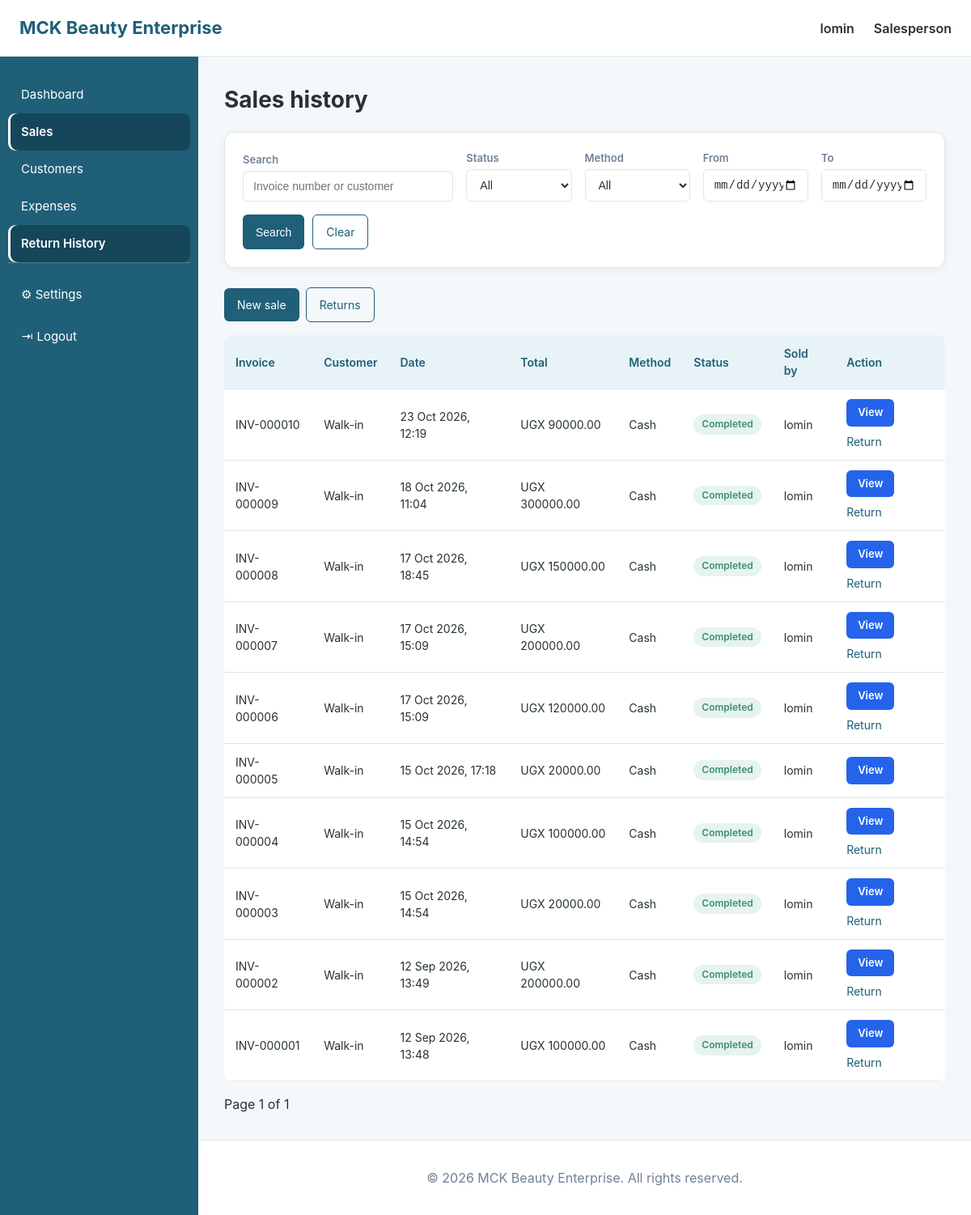
The page /sales/history/ (signed in) on the database its author committed.
### accounts/models.py (models this page shows, shortened)
class User(AbstractUser):
    phone = models.CharField(max_length=20, blank=True)
    role = models.ForeignKey(
        Role,
        on_delete=models.SET_NULL,
        null=True,
        blank=True,
        related_name="users",
    )
    created_at = models.DateTimeField(auto_now_add=True)
    def __str__(self):
        return self.username

class Role(models.Model):
    name = models.CharField(max_length=50, unique=True)
    description = models.TextField(blank=True)
    created_at = models.DateTimeField(auto_now_add=True)

### sales/models.py (models this page shows, shortened)
class Sale(models.Model):
    PAYMENT_METHODS = (
        ("CASH", "Cash"),
        ("MOBILE_MONEY", "Mobile Money"),
        ("CARD", "Card"),
        ("BANK", "Bank"),
    )
    class Status(models.TextChoices):
        DRAFT = 'DRAFT', 'Draft'
        COMPLETED = 'COMPLETED', 'Completed'
        CANCELLED = 'CANCELLED', 'Cancelled'
        REFUNDED = 'REFUNDED', 'Refunded'
    status = models.CharField(
        max_length=20,
        choices=Status.choices,
        default=Status.DRAFT,
    )
    customer = models.ForeignKey(
        Customer,
        on_delete=models.SET_NULL,
        null=True,
        blank=True,
        related_name="sales"
        )
    invoice_number = models.CharField(max_length=50, unique=True)
    sale_date = models.DateTimeField(auto_now_add=True)
    subtotal = models.DecimalField(max_digits=12, decimal_places=2, default=0)
    discount = models.DecimalField(max_digits=10, decimal_places=2, default=0)
    tax = models.DecimalField(max_digits=10, decimal_places=2, default=0)
    total_amount = models.DecimalField(max_digits=12, decimal_places=2, default=0)
    paid_amount = models.DecimalField(max_digits=12, decimal_places=2, default=0)
    balance = models.DecimalField(max_digits=12, decimal_places=2, default=0)
    payment_method = models.CharField(max_length=20, choices=PAYMENT_METHODS, default="CASH")
    created_by = models.ForeignKey(User, on_delete=models.SET_NULL, null=True, related_name="sales_created")

### sales/views.py (the view)
# urls.py: path("history/", views.sales_history, name="sales_history"),
@login_required
def sales_history(request):
    sales = (
        Sale.objects.select_related("customer", "created_by")
        .prefetch_related("items__product")
        .order_by("-sale_date")
    )
    search = request.GET.get("search", "").strip()
    if search:
        sales = sales.filter(
            Q(invoice_number__icontains=search) | Q(customer__name__icontains=search)
        )
    status = request.GET.get("status", "")
    if status:
        sales = sales.filter(status=status)
    payment_method = request.GET.get("payment_method", "")
    if payment_method:
        sales = sales.filter(payment_method=payment_method)
    date_from_raw = request.GET.get("date_from", "")
    date_to_raw = request.GET.get("date_to", "")
    date_from = parse_date_or_none(date_from_raw)
    date_to = parse_date_or_none(date_to_raw)
    if date_from:
        sales = sales.filter(sale_date__date__gte=date_from)
    if date_to:
        sales = sales.filter(sale_date__date__lte=date_to)
    page_obj = Paginator(sales, 20).get_page(request.GET.get("page"))
    for sale in page_obj:
        sale.item_rows = list(sale.items.all())
    attach_return_quantities([item for sale in page_obj for item in sale.item_rows])
    is_salesperson = _role_name(request.user) == "salesperson"
    for sale in page_obj:
        sale.can_return = (
            is_salesperson
            and sale.created_by_id == request.user.id
            and sale.status == Sale.Status.COMPLETED
            and any(item.available_qty > 0 for item in sale.item_rows)
        )
    return render(
        request,
        "sales/sales_history.html",
        {
            "sales": page_obj,
            "search": search,
            "selected_status": status,
            "selected_payment_method": payment_method,
            "status_choices": Sale.Status.choices,
            "payment_choices": Sale.PAYMENT_METHODS,
            "date_from": date_from_raw,
            "date_to": date_to_raw,
        },
    )

### core/utils.py (called while the page is built)
def parse_date_or_none(value):
    if not value:
        return None
    try:
        return datetime.strptime(value.strip(), "%Y-%m-%d").date()
    except (ValueError, AttributeError):
        return None

### notifications/context_processors.py (called while the page is built)
def unread_notifications(request):
    user = getattr(request, "user", None)
    if user is not None and user.is_authenticated:
        return {
            "unread_notifications_count": Notification.objects.filter(
                recipient=user, is_read=False
            ).count()
        }
    return {"unread_notifications_count": 0}

### sales/returns.py (called while the page is built)
def attach_return_quantities(sale_items):
    sale_items = list(sale_items)
    rows = (
        SaleReturnItem.objects
        .filter(sale_item__in=sale_items, sale_return__status__in=ACTIVE_STATUSES)
        .values("sale_item_id", "sale_return__status")
        .annotate(total=Sum("quantity"))
    )
    returned, pending = {}, {}
    for row in rows:
        bucket = returned if row["sale_return__status"] == SaleReturn.Status.COMPLETED else pending
        key = row["sale_item_id"]
        bucket[key] = bucket.get(key, 0) + row["total"]
    for item in sale_items:
        item.returned_qty = returned.get(item.id, 0)
        item.pending_qty = pending.get(item.id, 0)
        item.available_qty = item.quantity - item.returned_qty - item.pending_qty
    return sale_items

### sales/views.py (called while the page is built)
def _role_name(user):
    role = getattr(user, "role", None)
    return (getattr(role, "name", "") or "").lower()

### templates/sales/sales_history.html (shortened to what this page needs)
{% extends "base.html" %}
{% block content %}
<h1>Sales history</h1>
<div class="dashboard-card" style="margin-bottom: var(--space-lg);">
    <form method="get" class="sales-filter">
        <div class="sales-filter-fields">
            <div class="filter-search">
                <label>Search</label>
                <input type="text" name="search" value="{{ search }}" placeholder="Invoice number or customer">
            </div>
            <div class="filter-field">
                <label>Status</label>
                <select name="status">
                    <option value="">All</option>
                </select>
            </div>
            <div class="filter-field">
                <label>Method</label>
                <select name="payment_method">
                    <option value="">All</option>
                </select>
            </div>
            <div class="filter-field">
                <label>From</label>
                <input type="date" name="date_from" value="{{ date_from }}">
            </div>
            <div class="filter-field">
                <label>To</label>
                <input type="date" name="date_to" value="{{ date_to }}">
            </div>
        </div>
        <div class="sales-filter-actions">
            <button type="submit">Search</button>
            <a class="btn btn-outline" href="{% url 'sales:sales_history' %}">Clear</a>
        </div>
    </form>
</div>
<div class="action-buttons" style="margin-bottom: var(--space-md);">
    <a class="btn" href="{% url 'sales:create_sale' %}">New sale</a>
    <a class="btn btn-outline" href="{% url 'sales:return_history' %}">Returns</a>
</div>
<table>
    <thead>
        <tr>
            <th>Invoice</th>
            <th>Customer</th>
            <th>Date</th>
            <th>Total</th>
            <th>Method</th>
            <th>Status</th>
            <th>Sold by</th>
            <th>Action</th>
        </tr>
    </thead>
    <tbody>
        {% for sale in sales %}
        <tr>
            <td>{{ sale.invoice_number }}</td>
            <td>{{ sale.customer|default:"Walk-in" }}</td>
            <td>{{ sale.sale_date|date:"d M Y, H:i" }}</td>
            <td>UGX {{ sale.total_amount|floatformat:2 }}</td>
            <td>{{ sale.get_payment_method_display }}</td>
            <td>
                {% if sale.status == "COMPLETED" %}<span class="badge badge-success">Completed</span>
                {% elif sale.status == "REFUNDED" %}<span class="badge badge-muted">Refunded</span>
                {% elif sale.status == "CANCELLED" %}<span class="badge badge-danger">Cancelled</span>
                {% else %}<span class="badge badge-warning">{{ sale.get_status_display }}</span>{% endif %}
            </td>
            <td>{{ sale.created_by|default:"-" }}</td>
            <td>
                <div class="action-buttons">
                    <a class="action-btn action-view" href="{% url 'sales:sale_detail' sale.pk %}">View</a>
                    {% if sale.can_return %}
                    <a class="action-btn action-edit" href="{% url 'sales:create_return' sale.pk %}">Return</a>
                    {% endif %}
                </div>
            </td>
        </tr>
        {% empty %}
        <tr><td colspan="8">No sales found.</td></tr>
        {% endfor %}
    </tbody>
</table>
<div class="action-buttons" style="margin-top: var(--space-md); align-items: center;">
    <span>Page {{ sales.number }} of {{ sales.paginator.num_pages }}</span>
</div>
{% endblock %}

### templates/base.html (shortened to what this page needs)
{% load static %}
<!DOCTYPE html>
<html lang="en">
<head>
    <link rel="stylesheet"
          href="{% static 'css/dashboard.css' %}">
</head>
<body>
<header class="navbar">
    <div class="navbar-left">
        <span class="brand">
            MCK Beauty Enterprise
        </span>
    </div>
    <div class="navbar-right">
        {% if user.is_authenticated %}
            <span class="user-name">
                {{ user.username }}
            </span>
            {% if user.role %}
                <span class="user-role">
                    {{ user.role.name }}
                </span>
            {% endif %}
        {% else %}
            <a href="{% url 'accounts:login' %}">
                Login
            </a>
        {% endif %}
    </div>
</header>
<div class="layout">
{% if user.is_authenticated %}
<aside class="sidebar">
    <nav>
        <a href="{% url 'dashboard:dashboard' %}"
           class="{% if request.resolver_match.app_name == 'dashboard' %}active{% endif %}">
            <span>
                Dashboard
            </span>
        </a>
        {% if user.role and user.role.name == "Administrator" %}
            <a href="{% url 'sales:sales_history' %}"
               class="{% if request.resolver_match.url_name == 'sales_history' %}active{% endif %}">
                <span>
                    Sales
                </span>
            </a>
            <a href="{% url 'inventory:view_inventory' %}"
               class="{% if request.resolver_match.app_name == 'inventory' %}active{% endif %}">
                <span>
                    Inventory
                </span>
            </a>
            <a href="{% url 'purchase:view_purchase' %}"
               class="{% if request.resolver_match.app_name == 'purchase' %}active{% endif %}">
                <span>
                    Purchases
                </span>
            </a>
            <a href="{% url 'customers:customer_list' %}"
               class="{% if request.resolver_match.app_name == 'customers' %}active{% endif %}">
                <span>
                    Customers
                </span>
            </a>
            <a href="{% url 'suppliers:supplier_list' %}"
               class="{% if request.resolver_match.app_name == 'suppliers' %}active{% endif %}">
                <span>
                    Suppliers
                </span>
            </a>
            <a href="{% url 'employees:employee_list' %}"
               class="{% if request.resolver_match.app_name == 'employees' %}active{% endif %}">
                <span>
                    Employees
                </span>
            </a>
            <a href="{% url 'reports:dashboard' %}"
               class="{% if request.resolver_match.app_name == 'reports' %}active{% endif %}">
                <span>
                    Reports
                </span>
            </a>
            <a href="{% url 'accounts:user_list' %}"
               class="{% if request.resolver_match.url_name == 'user_list' %}active{% endif %}">
                <span>
                    Users
                </span>
            </a>
        <!-- =================================================
             MANAGER
             ================================================= -->
        {% elif user.role and user.role.name == "Salesperson" %}
            <a href="{% url 'sales:create_sale' %}"
               class="{% if request.resolver_match.app_name == 'sales' %}active{% endif %}">
                <span>
                    Sales
                </span>
            </a>
            <a href="{% url 'customers:customer_list' %}"
               class="{% if request.resolver_match.app_name == 'customers' %}active{% endif %}">
                <span>
                    Customers
                </span>
            </a>
            <a href="{% url 'expenses:expense_list' %}"
               class="{% if request.resolver_match.app_name == 'expense' %}active{% endif %}">
                <span>
                    Expenses
                </span>
            </a>
            <a href="{% url 'sales:return_history' %}"
               class="{% if request.resolver_match.app_name == 'sales' %}active{% endif %}">
                <span>
                    Return History
                </span>
            </a>
        {% endif %}
        <div class="bottom-links">
            <a href="{% url 'accounts:settings' %}"
               class="{% if request.resolver_match.app_name == 'accounts' and request.resolver_match.url_name == 'settings' %}active{% endif %}">
                <span>
                    ⚙ Settings
                </span>
            </a>
            <a href="{% url 'accounts:logout' %}">
                <span>
                    ⇥ Logout
                </span>
            </a>
        </div>
    </nav>
</aside>
{% endif %}
<main class="main-content">
    {% block content %}
    {% endblock %}
</main>
</div>
<footer class="footer">
    <p>
        &copy; {% now "Y" %} MCK Beauty Enterprise.
        All rights reserved.
    </p>
</footer>
</body>
</html>

### templates/sales/sales_history.html (style rules this page uses)
form.sales-filter { display: flex; flex-direction: column; align-items: stretch; gap: 16px; padding: 0; box-shadow: none; background: transparent; }
.sales-filter-fields { display: flex; flex-wrap: nowrap; align-items: flex-end; gap: 16px; width: 100%; }
.sales-filter-fields .filter-search { flex: 2 1 0; min-width: 0; }
.sales-filter-fields .filter-field { flex: 1 1 0; min-width: 0; }
.sales-filter-actions { display: flex; gap: 10px; }

### rows shown on the page
User: username "lomin", role.name "Salesperson"
Sale: invoice_number "INV-000010", customer "Walk-in", sale_date "23 Oct 2026, 12:19", total_amount "90000.00", payment_method "Cash", status "Completed", created_by "lomin", shows "Return"
Sale: invoice_number "INV-000009", customer "Walk-in", sale_date "18 Oct 2026, 11:04", total_amount "300000.00", payment_method "Cash", status "Completed", created_by "lomin", shows "Return"
Sale: invoice_number "INV-000008", customer "Walk-in", sale_date "17 Oct 2026, 18:45", total_amount "150000.00", payment_method "Cash", status "Completed", created_by "lomin", shows "Return"
Sale: invoice_number "INV-000007", customer "Walk-in", sale_date "17 Oct 2026, 15:09", total_amount "200000.00", payment_method "Cash", status "Completed", created_by "lomin", shows "Return"
Sale: invoice_number "INV-000006", customer "Walk-in", sale_date "17 Oct 2026, 15:09", total_amount "120000.00", payment_method "Cash", status "Completed", created_by "lomin", shows "Return"
Sale: invoice_number "INV-000005", customer "Walk-in", sale_date "15 Oct 2026, 17:18", total_amount "20000.00", payment_method "Cash", status "Completed", created_by "lomin"
Sale: invoice_number "INV-000004", customer "Walk-in", sale_date "15 Oct 2026, 14:54", total_amount "100000.00", payment_method "Cash", status "Completed", created_by "lomin", shows "Return"
Sale: invoice_number "INV-000003", customer "Walk-in", sale_date "15 Oct 2026, 14:54", total_amount "20000.00", payment_method "Cash", status "Completed", created_by "lomin", shows "Return"
Sale: invoice_number "INV-000002", customer "Walk-in", sale_date "12 Sep 2026, 13:49", total_amount "200000.00", payment_method "Cash", status "Completed", created_by "lomin", shows "Return"
Sale: invoice_number "INV-000001", customer "Walk-in", sale_date "12 Sep 2026, 13:48", total_amount "100000.00", payment_method "Cash", status "Completed", created_by "lomin", shows "Return"

### other values the page prints
{{ sales.number }} "1"
{{ sales.paginator.num_pages }} "1"
